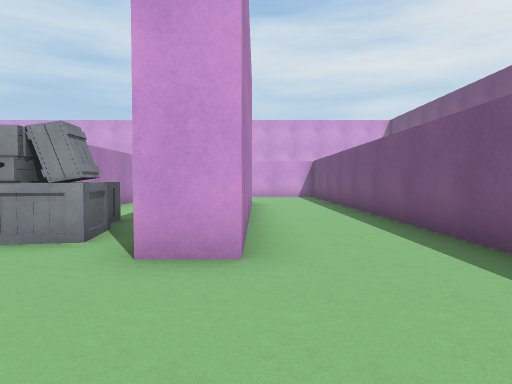
View 1 (above)

24 first-person views from a walk through a scene from a Unity 3-D project. The camera is 1.4 m above the floor, tilts 2° down and sees 75° across. The floor is counted in squares, 2 m on a side. Each view is taken from the middle of a square. On the plan, view 1 faces up. The plan holds only what a view shows up to about 10 squares ahead; the rest is blank. The place goes on beyond the plan. The player is left out. Some surface patterns are stand-ins.

View 2
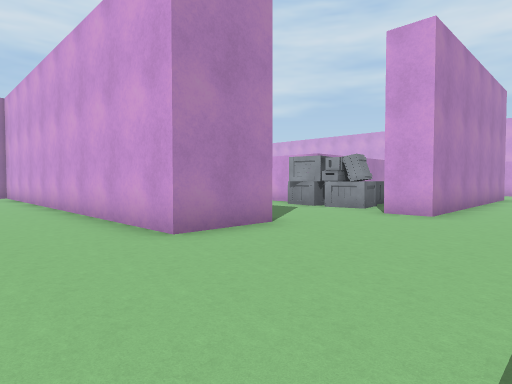

View 3
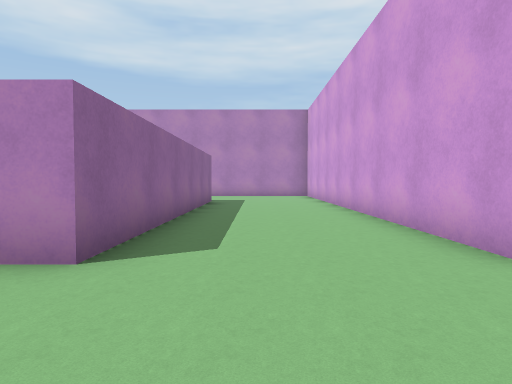

View 4
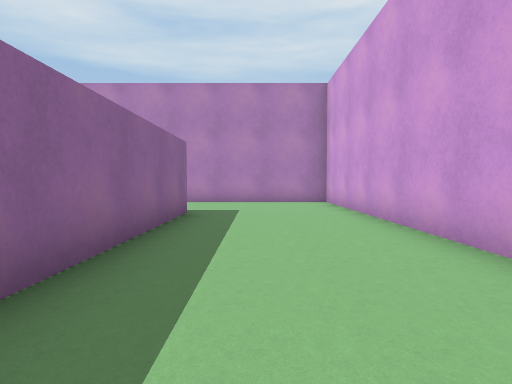

View 5
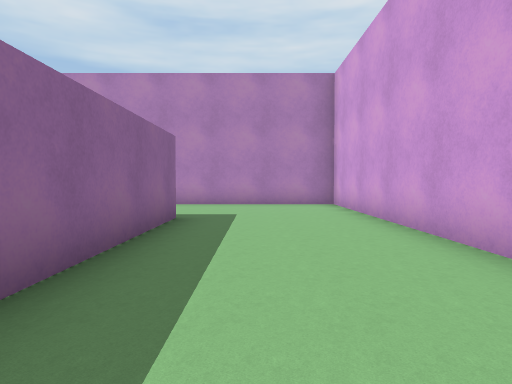

View 6
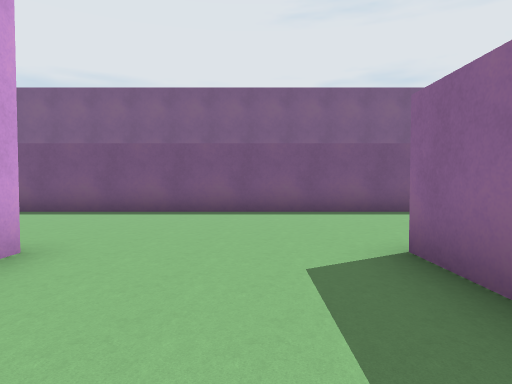

View 7
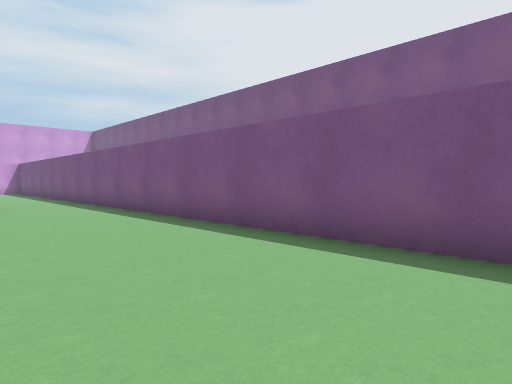

View 8
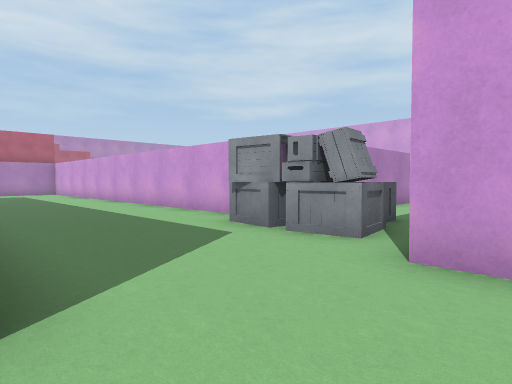

View 9
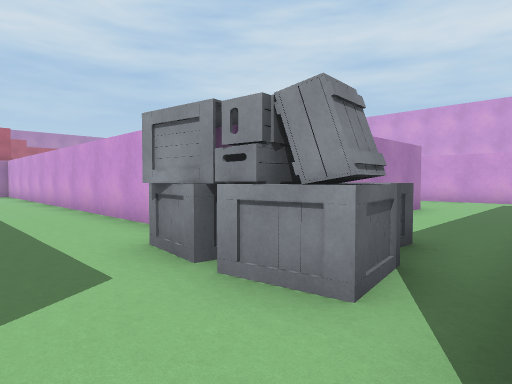

View 10
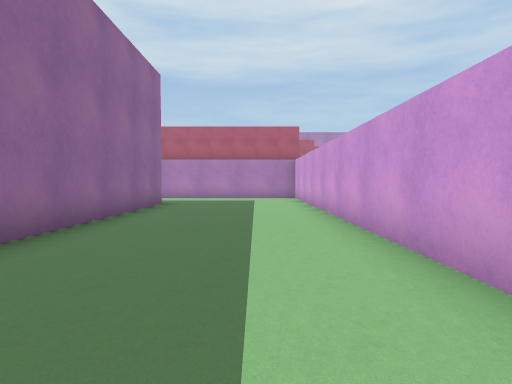

View 11
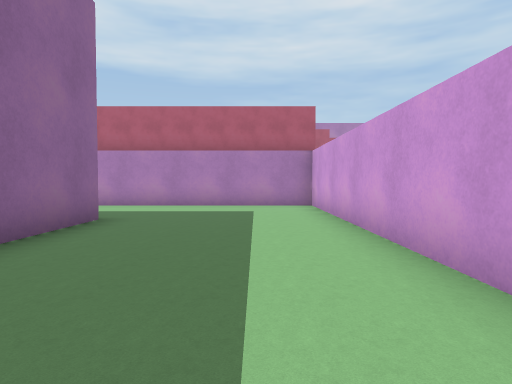

View 12
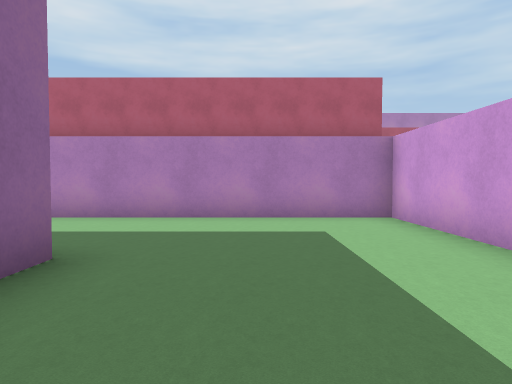

View 13
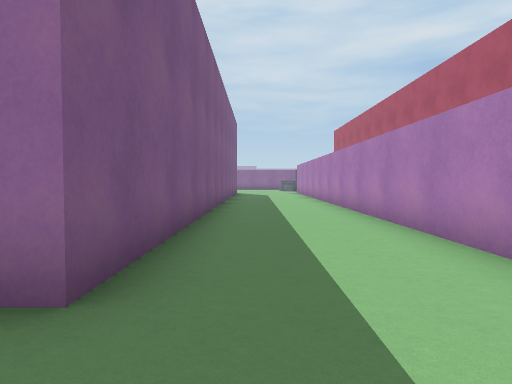

View 14
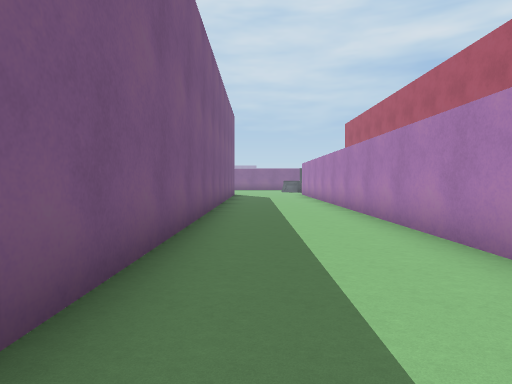

View 15
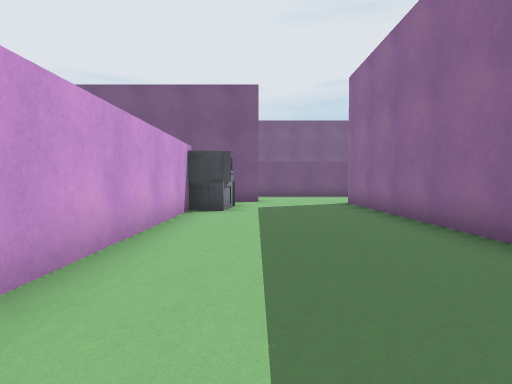

View 16
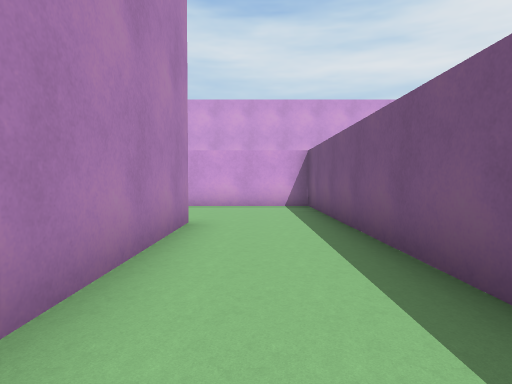

View 17
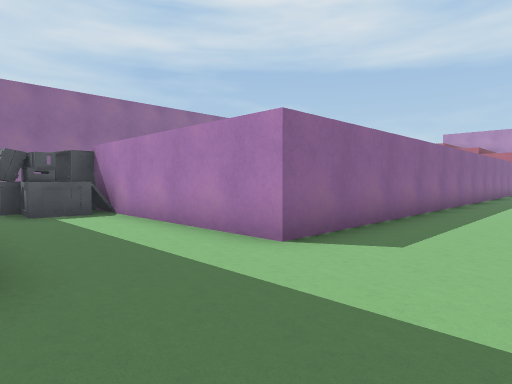

View 18
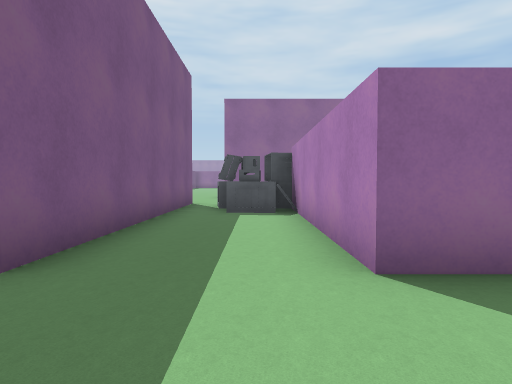

View 19
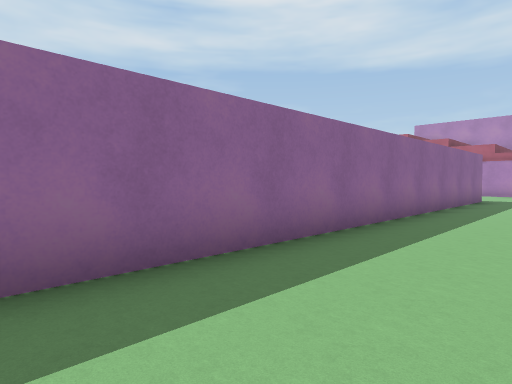

View 20
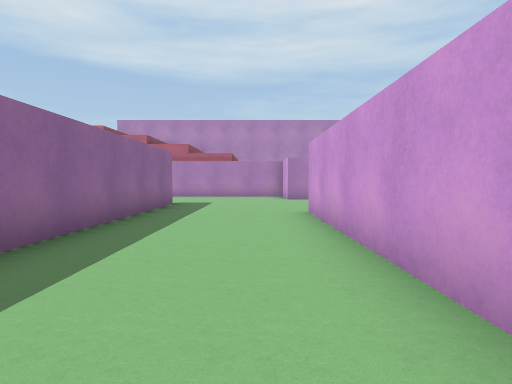

View 21
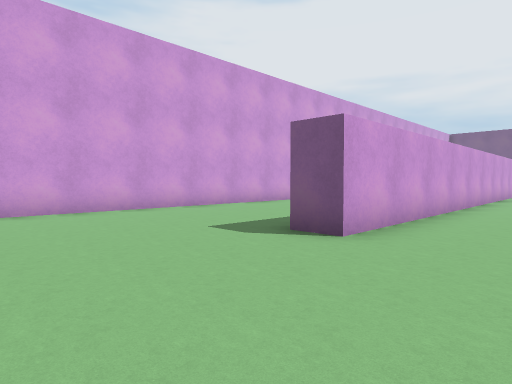

View 22
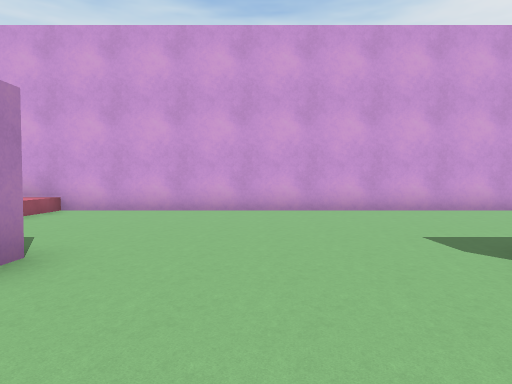

View 23
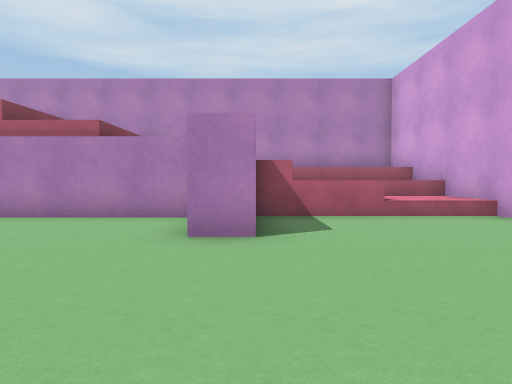

View 24
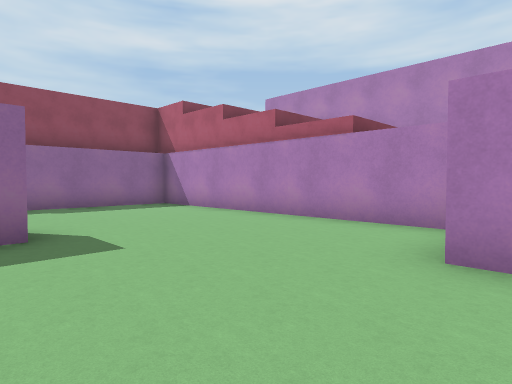

### Floor plan
Points are (right, up) in squares from view 1. A wall is a line through its corners. A room is listed if a view was taken in it or the views show most of it. See-through windows are left out.
Room 1 (views 1, 2, 3, 4, 5, 6, 7, 8)
walls: (-1.8, 0.2) (-1.8, -1.7) (-13.8, -1.7) (-13.8, -6.4); (-10.2, -5.5) (-1.8, -5.5) (-1.8, -6.1); (2.4, -6.5) (2.4, 1.5)
ways out: opening at (-1.5, 1.5) to room 2; opening at (1.5, 2) to room 3
Room 2 (views 9, 10, 11, 12, 13, 14, 15)
walls: (-15, -6.5) (-15, 0.2) (-1.8, 0.2); (-3.9, 4.6) (-18.3, 4.6) (-18.3, -6.5); (-0.1, 2.9) (-1.1, 2.9)
ways out: opening at (-1.5, 1.5) to room 1
Room 3 (views 16, 17, 18, 19, 20, 21, 22, 23, 24)
walls: (-9, 14.2) (-17.3, 14.2) (-17.3, 15); (-2.5, 14.2) (-3, 14.2); (-0.1, 10.6) (-0.1, 2.9); (-1.1, 2.9) (-1.1, 10.6); (-14, 19.7) (-27.5, 19.7); (-19.9, 10.5) (-3.9, 10.5) (-3.9, 4.6); (2.4, 1.5) (2.4, 14.2) (-0.9, 14.2); (-22.1, 15) (-22.1, 14.1); (-24.3, 13.8) (-24.3, 6); (-24, 5.8) (-20.6, 5.8); (-24.5, 19.8) (-24.5, 15); (-26.4, 19.8) (-26.4, 18.1)
ways out: opening at (1.5, 2) to room 1
objects: other object (-4, 4) to (-2, 6)

Positions as (right, up) in squares from view 1, and headings:
1: (0, 0), facing up
2: (2, -4), facing up-left
3: (1, -4), facing left
4: (-3, -4), facing left
5: (-4, -4), facing left
6: (-5, -4), facing right
7: (-1, -6), facing up-right
8: (0, 0), facing up-left
9: (-1, 2), facing up-left
10: (-5, 3), facing left
11: (-9, 3), facing left
12: (-12, 2), facing left
13: (-16, 2), facing down
14: (-16, 0), facing down
15: (-12, 3), facing right
16: (1, 5), facing up
17: (-1, 13), facing down-left
18: (-3, 13), facing down
19: (-7, 13), facing down-left
20: (-10, 13), facing left
21: (-21, 12), facing up-right
22: (-20, 12), facing up
23: (-18, 15), facing left
24: (-19, 15), facing down-left
